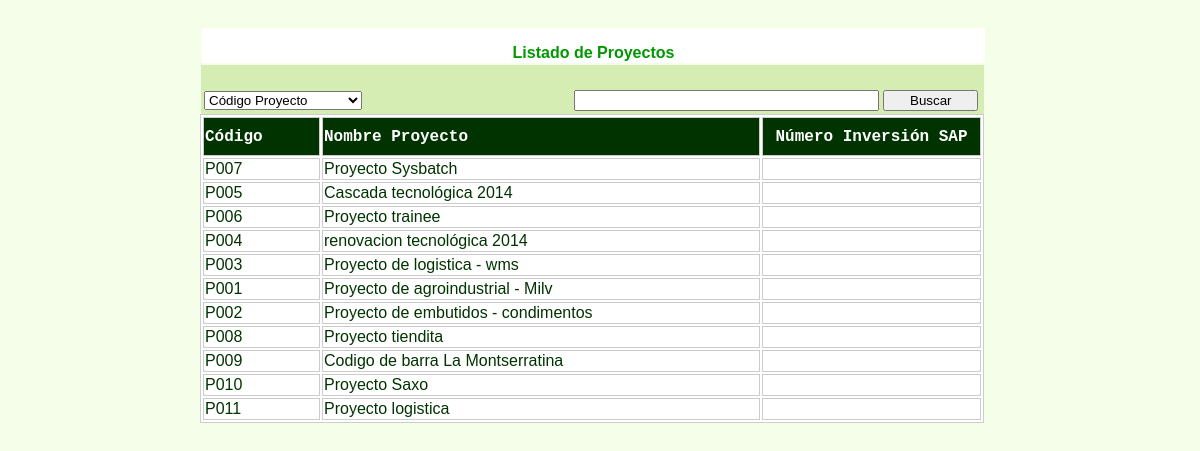
/selec_proyectos.php, run on the app's committed database.
### tables this page shows
CREATE TABLE `proyectos` (
  `cod_proyecto` varchar(10) NOT NULL,
  `nom_proyecto` varchar(40) NOT NULL,
  `estatus` int(1) NOT NULL,
  `nro_inversion` varchar(15) NOT NULL,
  `responsable` varchar(40) NOT NULL,
  UNIQUE KEY `cod_proyecto` (`cod_proyecto`)
);

### selec_proyectos.php (the view, shortened to what this page needs)
<?php
  $nombre_busqueda=$_POST['nombre_busqueda'];
  $tipo_objeto=$_POST['tipo_objeto'];
?>
<!DOCTYPE html PUBLIC "-//W3C//DTD XHTML 1.0 Transitional//EN" "http://www.w3.org/TR/xhtml1/DTD/xhtml1-transitional.dtd">
<html xmlns="http://www.w3.org/1999/xhtml">
<head>
</head>
<body>
<div style="width: 800px; position: relative; margin-left: auto; margin-right: auto;"><div id="c_encabezado">
<p>&nbsp;</p>
<p class="efecha">&nbsp;</p>
<div id="Layer1">
  <div align="center" class="Estilo28">
    <p class="Estilo41">Listado de Proyectos </p>
  </div>
</div>
<form id="form1" name="form1" method="post" action="selec_proyectos.php">
  <p>&nbsp;</p>
  <p>&nbsp;</p>
<div id="busqueda">
  <table width="780">
    <tr>
      <td width="173">&nbsp;</td>
      <td width="477">&nbsp;</td>
      </tr>
    <tr>
      <td><select name="tipo_objeto" size="1" id="tipo_objeto" >
        <?php
          $opciones = array(01=>'Código Proyecto',02=>'Nombre Proyecto',03=>'Número Inversión SAP');
          foreach($opciones as $k=>$op) {
        ?>
        <option value="<?php echo $k; ?>" <?php if($tipo_objeto== $k) echo 'selected="selected"'?> > <?php echo $op; ?> </option>
        <?php } ?>
      </select></td>
      <td><div align="right">
        <input name="nombre_busqueda" type="text" id="nombre_busqueda" value="<?php echo $nombre_busqueda; ?>" size="35" maxlength="35" />
        <input name="b_buscar" type="submit" id="b_buscar" value="     Buscar     " />
      </div></td>
      </tr>
  </table>
  <div id="resultado">
    <table width="784" border="1" bordercolor="#CCCCCC" bgcolor="#FFFFFF" class="Estilo28">
      <tr>
        <td width="113" height="35" bgcolor="#003300"><span class="Estilo38">C&oacute;digo</span></td>
        <td width="434" bgcolor="#003300"><span class="Estilo38">Nombre Proyecto </span></td>
        <td width="215" bgcolor="#003300"><div align="center"><span class="Estilo38">N&uacute;mero Inversi&oacute;n SAP </span></div></td>
      </tr>
        <?php
          $conectar=conectar_BD();
          $sql01="select cod_proyecto as cod_proyecto, nom_proyecto as nom_proyecto, estatus as estatus, nro_inversion as
		  nro_inversion, responsable as responsable  from proyectos";
           $resultado=mysql_query($sql01,$conectar) or die("Problemas en la Sentencia SQL".mysql_error());
           if(mysql_num_rows($resultado)>0)
	       {
    		  while($registro=mysql_fetch_assoc($resultado))
              {
				  $cod_proyecto=$registro['cod_proyecto'];
				  $cod_proyecto=str_replace(" ","&nbsp;",$cod_proyecto);
				  $nom_proyecto=$registro['nom_proyecto'];
				  $nom_proyecto=str_replace(" ","&nbsp;",$nom_proyecto);
				  $responsable=$registro['responsable'];
				  $responsable=str_replace(" ","&nbsp;",$responsable);
				  $nro_inversion=$registro['nro_inversion'];
				  $nro_inversion=str_replace(" ","&nbsp;",$nro_inversion);
				  $estatus=$registro['estatus'];
				  $estatus=str_replace(" ","&nbsp;",$estatus);
                  echo "<tr OnMouseOver=Resaltar_On(this);' OnMouseOut='Resaltar_Off(this);'
				  OnClick=\"datos('$cod_proyecto','$nom_proyecto','$nro_inversion','$estatus','$responsable');\"><td>$cod_proyecto</td> <td>$nom_proyecto</td><td>$nro_inversion</td></tr>";
		    }
		   }
		   ?>
    </table>
  </div>
</div>
  <p>&nbsp;</p>
  <p>&nbsp;</p>
  <p>&nbsp;</p>
  <p>&nbsp;</p>
  <p>&nbsp;</p>
  <p>&nbsp;</p>
  <p>&nbsp;</p>
</form>
</div>
</body>
</html>

### selec_proyectos.php (style rules this page uses)
#Layer1 { position:absolute; width:783px; height:35px; z-index:17; left: 2px; top: 12px; background-color: #FFFFFF; }
#busqueda { position:absolute; width:783px; height:56px; z-index:19; left: 1px; top: 49px; background-color: #D5EDB3; }
body { background-color: #F4FEE9; }
.Estilo28 { font-family: Geneva, Arial, Helvetica, sans-serif; font-weight: normal; color: #003300; }
#resultado { position:absolute; width:587px; height:265px; z-index:1; left: -1px; }
.Estilo38 { color: #FFFFFF; font-weight: bold; font-family: "Courier New", Courier, monospace; }
.Estilo41 { color: #009900; font-weight: bold; }

### data on the page
proyectos: cod_proyecto "P007", nom_proyecto "Proyecto Sysbatch"
proyectos: cod_proyecto "P005", nom_proyecto "Cascada tecnológica 2014"
proyectos: cod_proyecto "P006", nom_proyecto "Proyecto trainee"
proyectos: cod_proyecto "P004", nom_proyecto "renovacion tecnológica 2014"
proyectos: cod_proyecto "P003", nom_proyecto "Proyecto de logistica - wms"
proyectos: cod_proyecto "P001", nom_proyecto "Proyecto de agroindustrial - Milv"
proyectos: cod_proyecto "P002", nom_proyecto "Proyecto de embutidos - condimentos"
proyectos: cod_proyecto "P008", nom_proyecto "Proyecto tiendita"
proyectos: cod_proyecto "P009", nom_proyecto "Codigo de barra La Montserratina"
proyectos: cod_proyecto "P010", nom_proyecto "Proyecto Saxo"
proyectos: cod_proyecto "P011", nom_proyecto "Proyecto logistica"

### other printed values
form field tipo_objeto "Código Proyecto"
